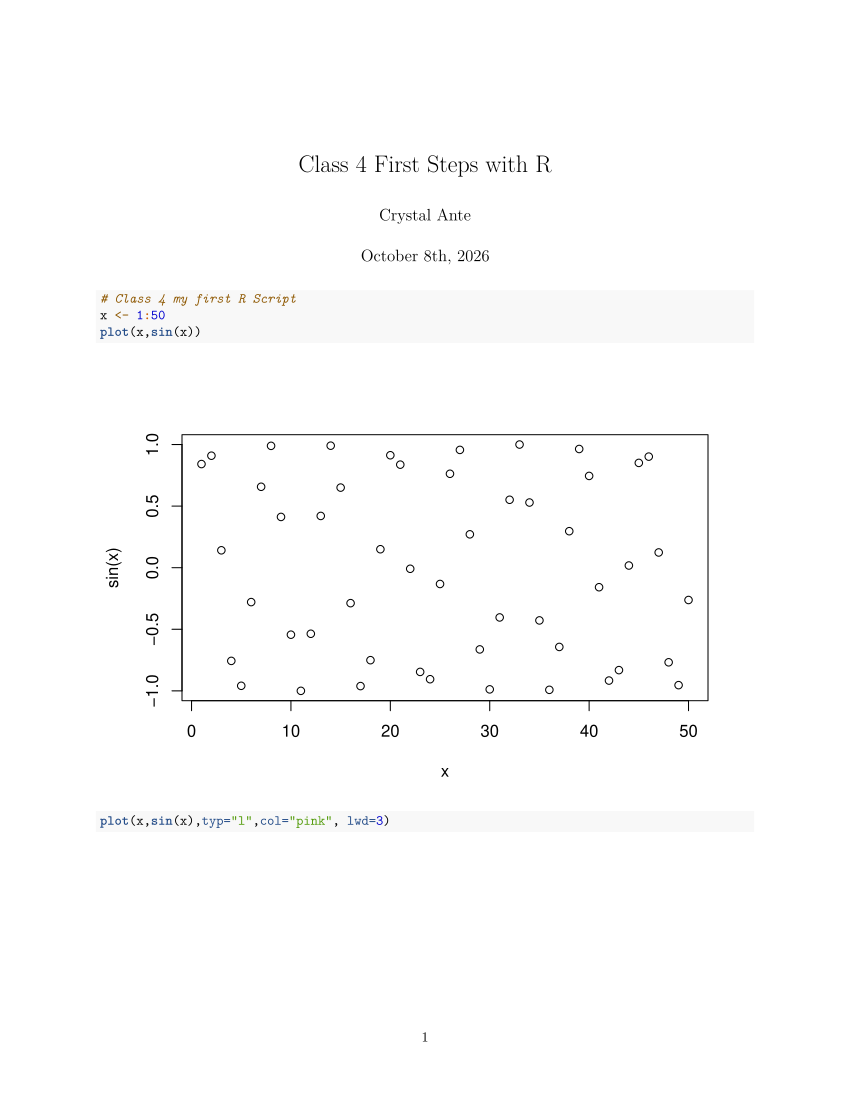

Write the R code that produced this figure.
#' ---
#' title: "Class 4 First Steps with R"
#' author: "Crystal Ante"
#' date: "October 8th, 2026"
#' ---




# Class 4 my first R Script
x <- 1:50
plot(x,sin(x))
plot(x,sin(x),typ="l",col="pink", lwd=3)
